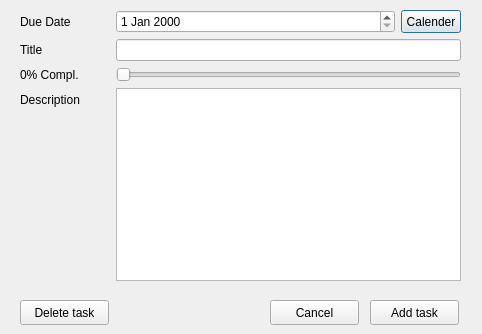
<?xml version="1.0" encoding="UTF-8"?>
<ui version="4.0">
 <class>NewTaskDialog</class>
 <widget class="QDialog" name="NewTaskDialog">
  <property name="geometry">
   <rect>
    <x>0</x>
    <y>0</y>
    <width>482</width>
    <height>334</height>
   </rect>
  </property>
  <property name="windowTitle">
   <string>Dialog</string>
  </property>
  <widget class="QWidget" name="formLayoutWidget">
   <property name="geometry">
    <rect>
     <x>20</x>
     <y>10</y>
     <width>441</width>
     <height>271</height>
    </rect>
   </property>
   <layout class="QFormLayout" name="formLayout">
    <item row="0" column="0">
     <widget class="QLabel" name="label">
      <property name="text">
       <string>Due Date</string>
      </property>
     </widget>
    </item>
    <item row="1" column="0">
     <widget class="QLabel" name="label_2">
      <property name="text">
       <string>Title</string>
      </property>
     </widget>
    </item>
    <item row="1" column="1">
     <widget class="QLineEdit" name="title_et"/>
    </item>
    <item row="2" column="0">
     <widget class="QLabel" name="percent_lbl">
      <property name="minimumSize">
       <size>
        <width>90</width>
        <height>0</height>
       </size>
      </property>
      <property name="text">
       <string>0% Compl.</string>
      </property>
     </widget>
    </item>
    <item row="2" column="1">
     <widget class="QSlider" name="slider">
      <property name="orientation">
       <enum>Qt::Horizontal</enum>
      </property>
     </widget>
    </item>
    <item row="3" column="0">
     <widget class="QLabel" name="label_4">
      <property name="text">
       <string>Description</string>
      </property>
     </widget>
    </item>
    <item row="3" column="1">
     <widget class="QPlainTextEdit" name="description_ed"/>
    </item>
    <item row="0" column="1">
     <layout class="QHBoxLayout" name="horizontalLayout_2">
      <item>
       <widget class="QDateEdit" name="datepicker"/>
      </item>
      <item>
       <widget class="QPushButton" name="openCalenderPushButton">
        <property name="maximumSize">
         <size>
          <width>60</width>
          <height>100</height>
         </size>
        </property>
        <property name="text">
         <string>Calender</string>
        </property>
       </widget>
      </item>
     </layout>
    </item>
   </layout>
  </widget>
  <widget class="QPushButton" name="savebtn">
   <property name="geometry">
    <rect>
     <x>370</x>
     <y>300</y>
     <width>89</width>
     <height>25</height>
    </rect>
   </property>
   <property name="text">
    <string>Add task</string>
   </property>
  </widget>
  <widget class="QPushButton" name="cancelbtn">
   <property name="geometry">
    <rect>
     <x>270</x>
     <y>300</y>
     <width>89</width>
     <height>25</height>
    </rect>
   </property>
   <property name="text">
    <string>Cancel</string>
   </property>
  </widget>
  <widget class="QPushButton" name="deletebtn">
   <property name="geometry">
    <rect>
     <x>20</x>
     <y>300</y>
     <width>89</width>
     <height>25</height>
    </rect>
   </property>
   <property name="text">
    <string>Delete task</string>
   </property>
  </widget>
 </widget>
 <resources/>
 <connections/>
</ui>
